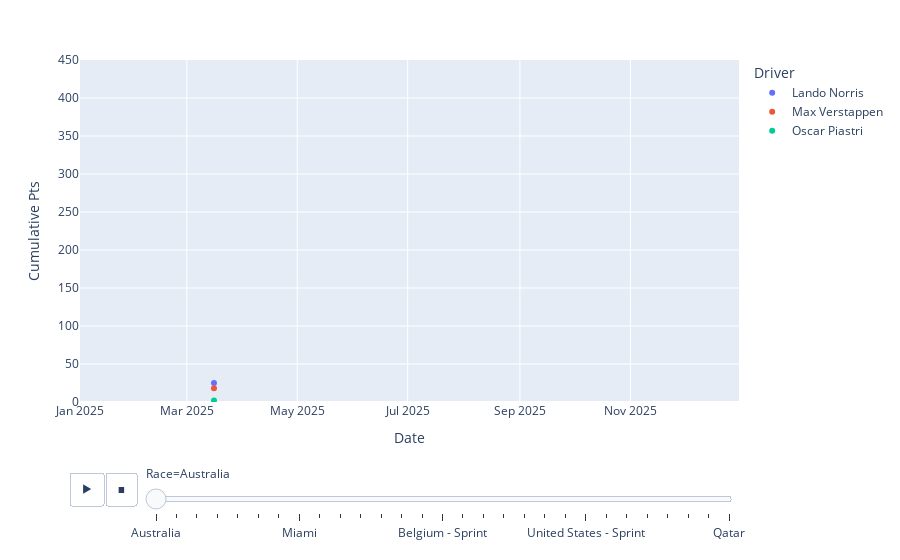

The notebook cell this image was saved under:
### Code cell
fig = px.scatter(top3, 
                 x="Date",
                 y="Cumulative Pts", 
                 color="Driver",
                 animation_frame="Race",
                 range_x=["2025-01-01","2025-12-31"],
                 range_y=[0,450])
                # animation_group="country")
fig.show()

### Figure 1 — Plotly figure (JSON) as saved in the notebook; plotly's stock layout.template omitted (floating-point values rounded to 4 significant figures)
{"data": [{"hovertemplate": "Driver=Lando Norris<br>Race=Australia<br>Date=%{x}<br>Cumulative Pts=%{y}<extra></extra>", "legendgroup": "Lando Norris", "marker": {"color": "#636efa", "symbol": "circle"}, "mode": "markers", "name": "Lando Norris", "orientation": "v", "showlegend": true, "type": "scatter", "x": ["2025-03-16T00:00:00.000000000"], "xaxis": "x", "y": [25], "yaxis": "y"}, {"hovertemplate": "Driver=Max Verstappen<br>Race=Australia<br>Date=%{x}<br>Cumulative Pts=%{y}<extra></extra>", "legendgroup": "Max Verstappen", "marker": {"color": "#EF553B", "symbol": "circle"}, "mode": "markers", "name": "Max Verstappen", "orientation": "v", "showlegend": true, "type": "scatter", "x": ["2025-03-16T00:00:00.000000000"], "xaxis": "x", "y": [18], "yaxis": "y"}, {"hovertemplate": "Driver=Oscar Piastri<br>Race=Australia<br>Date=%{x}<br>Cumulative Pts=%{y}<extra></extra>", "legendgroup": "Oscar Piastri", "marker": {"color": "#00cc96", "symbol": "circle"}, "mode": "markers", "name": "Oscar Piastri", "orientation": "v", "showlegend": true, "type": "scatter", "x": ["2025-03-16T00:00:00.000000000"], "xaxis": "x", "y": [2], "yaxis": "y"}], "layout": {"legend": {"title": {"text": "Driver"}, "tracegroupgap": 0}, "margin": {"t": 60}, "sliders": [{"active": 0, "currentvalue": {"prefix": "Race="}, "len": 0.9, "pad": {"b": 10, "t": 60}, "steps": [{"args": [["Australia"], {"frame": {"duration": 0, "redraw": false}, "fromcurrent": true, "mode": "immediate", "transition": {"duration": 0, "easing": "linear"}}], "label": "Australia", "method": "animate"}, {"args": [["China - Sprint"], {"frame": {"duration": 0, "redraw": false}, "fromcurrent": true, "mode": "immediate", "transition": {"duration": 0, "easing": "linear"}}], "label": "China - Sprint", "method": "animate"}, {"args": [["China"], {"frame": {"duration": 0, "redraw": false}, "fromcurrent": true, "mode": "immediate", "transition": {"duration": 0, "easing": "linear"}}], "label": "China", "method": "animate"}, {"args": [["Japan"], {"frame": {"duration": 0, "redraw": false}, "fromcurrent": true, "mode": "immediate", "transition": {"duration": 0, "easing": "linear"}}], "label": "Japan", "method": "animate"}, {"args": [["Bahrain"], {"frame": {"duration": 0, "redraw": false}, "fromcurrent": true, "mode": "immediate", "transition": {"duration": 0, "easing": "linear"}}], "label": "Bahrain", "method": "animate"}, {"args": [["Saudi Arabia"], {"frame": {"duration": 0, "redraw": false}, "fromcurrent": true, "mode": "immediate", "transition": {"duration": 0, "easing": "linear"}}], "label": "Saudi Arabia", "method": "animate"}, {"args": [["Miami - Sprint"], {"frame": {"duration": 0, "redraw": false}, "fromcurrent": true, "mode": "immediate", "transition": {"duration": 0, "easing": "linear"}}], "label": "Miami - Sprint", "method": "animate"}, {"args": [["Miami"], {"frame": {"duration": 0, "redraw": false}, "fromcurrent": true, "mode": "immediate", "transition": {"duration": 0, "easing": "linear"}}], "label": "Miami", "method": "animate"}, {"args": [["Emilia-Romagna"], {"frame": {"duration": 0, "redraw": false}, "fromcurrent": true, "mode": "immediate", "transition": {"duration": 0, "easing": "linear"}}], "label": "Emilia-Romagna", "method": "animate"}, {"args": [["Monaco"], {"frame": {"duration": 0, "redraw": false}, "fromcurrent": true, "mode": "immediate", "transition": {"duration": 0, "easing": "linear"}}], "label": "Monaco", "method": "animate"}, {"args": [["Espana"], {"frame": {"duration": 0, "redraw": false}, "fromcurrent": true, "mode": "immediate", "transition": {"duration": 0, "easing": "linear"}}], "label": "Espana", "method": "animate"}, {"args": [["Canada"], {"frame": {"duration": 0, "redraw": false}, "fromcurrent": true, "mode": "immediate", "transition": {"duration": 0, "easing": "linear"}}], "label": "Canada", "method": "animate"}, {"args": [["Austria"], {"frame": {"duration": 0, "redraw": false}, "fromcurrent": true, "mode": "immediate", "transition": {"duration": 0, "easing": "linear"}}], "label": "Austria", "method": "animate"}, {"args": [["Great-Britain"], {"frame": {"duration": 0, "redraw": false}, "fromcurrent": true, "mode": "immediate", "transition": {"duration": 0, "easing": "linear"}}], "label": "Great-Britain", "method": "animate"}, {"args": [["Belgium - Sprint"], {"frame": {"duration": 0, "redraw": false}, "fromcurrent": true, "mode": "immediate", "transition": {"duration": 0, "easing": "linear"}}], "label": "Belgium - Sprint", "method": "animate"}, {"args": [["Belgium"], {"frame": {"duration": 0, "redraw": false}, "fromcurrent": true, "mode": "immediate", "transition": {"duration": 0, "easing": "linear"}}], "label": "Belgium", "method": "animate"}, {"args": [["Hungary"], {"frame": {"duration": 0, "redraw": false}, "fromcurrent": true, "mode": "immediate", "transition": {"duration": 0, "easing": "linear"}}], "label": "Hungary", "method": "animate"}, {"args": [["Netherlands"], {"frame": {"duration": 0, "redraw": false}, "fromcurrent": true, "mode": "immediate", "transition": {"duration": 0, "easing": "linear"}}], "label": "Netherlands", "method": "animate"}, {"args": [["Italy"], {"frame": {"duration": 0, "redraw": false}, "fromcurrent": true, "mode": "immediate", "transition": {"duration": 0, "easing": "linear"}}], "label": "Italy", "method": "animate"}, {"args": [["Azerbaijan"], {"frame": {"duration": 0, "redraw": false}, "fromcurrent": true, "mode": "immediate", "transition": {"duration": 0, "easing": "linear"}}], "label": "Azerbaijan", "method": "animate"}, {"args": [["Singapore"], {"frame": {"duration": 0, "redraw": false}, "fromcurrent": true, "mode": "immediate", "transition": {"duration": 0, "easing": "linear"}}], "label": "Singapore", "method": "animate"}, {"args": [["United States - Sprint"], {"frame": {"duration": 0, "redraw": false}, "fromcurrent": true, "mode": "immediate", "transition": {"duration": 0, "easing": "linear"}}], "label": "United States - Sprint", "method": "animate"}, {"args": [["United States"], {"frame": {"duration": 0, "redraw": false}, "fromcurrent": true, "mode": "immediate", "transition": {"duration": 0, "easing": "linear"}}], "label": "United States", "method": "animate"}, {"args": [["Mexico"], {"frame": {"duration": 0, "redraw": false}, "fromcurrent": true, "mode": "immediate", "transition": {"duration": 0, "easing": "linear"}}], "label": "Mexico", "method": "animate"}, {"args": [["Brazil - Sprint"], {"frame": {"duration": 0, "redraw": false}, "fromcurrent": true, "mode": "immediate", "transition": {"duration": 0, "easing": "linear"}}], "label": "Brazil - Sprint", "method": "animate"}, {"args": [["Brazil"], {"frame": {"duration": 0, "redraw": false}, "fromcurrent": true, "mode": "immediate", "transition": {"duration": 0, "easing": "linear"}}], "label": "Brazil", "method": "animate"}, {"args": [["Las Vegas"], {"frame": {"duration": 0, "redraw": false}, "fromcurrent": true, "mode": "immediate", "transition": {"duration": 0, "easing": "linear"}}], "label": "Las Vegas", "method": "animate"}, {"args": [["Qatar - Sprint"], {"frame": {"duration": 0, "redraw": false}, "fromcurrent": true, "mode": "immediate", "transition": {"duration": 0, "easing": "linear"}}], "label": "Qatar - Sprint", "method": "animate"}, {"args": [["Qatar"], {"frame": {"duration": 0, "redraw": false}, "fromcurrent": true, "mode": "immediate", "transition": {"duration": 0, "easing": "linear"}}], "label": "Qatar", "method": "animate"}], "x": 0.1, "xanchor": "left", "y": 0, "yanchor": "top"}], "updatemenus": [{"buttons": [{"args": [null, {"frame": {"duration": 500, "redraw": false}, "fromcurrent": true, "mode": "immediate", "transition": {"duration": 500, "easing": "linear"}}], "label": "&#9654;", "method": "animate"}, {"args": [[null], {"frame": {"duration": 0, "redraw": false}, "fromcurrent": true, "mode": "immediate", "transition": {"duration": 0, "easing": "linear"}}], "label": "&#9724;", "method": "animate"}], "direction": "left", "pad": {"r": 10, "t": 70}, "showactive": false, "type": "buttons", "x": 0.1, "xanchor": "right", "y": 0, "yanchor": "top"}], "xaxis": {"anchor": "y", "domain": [0, 1], "range": ["2025-01-01", "2025-12-31"], "title": {"text": "Date"}}, "yaxis": {"anchor": "x", "domain": [0, 1], "range": [0, 450], "title": {"text": "Cumulative Pts"}}}}
